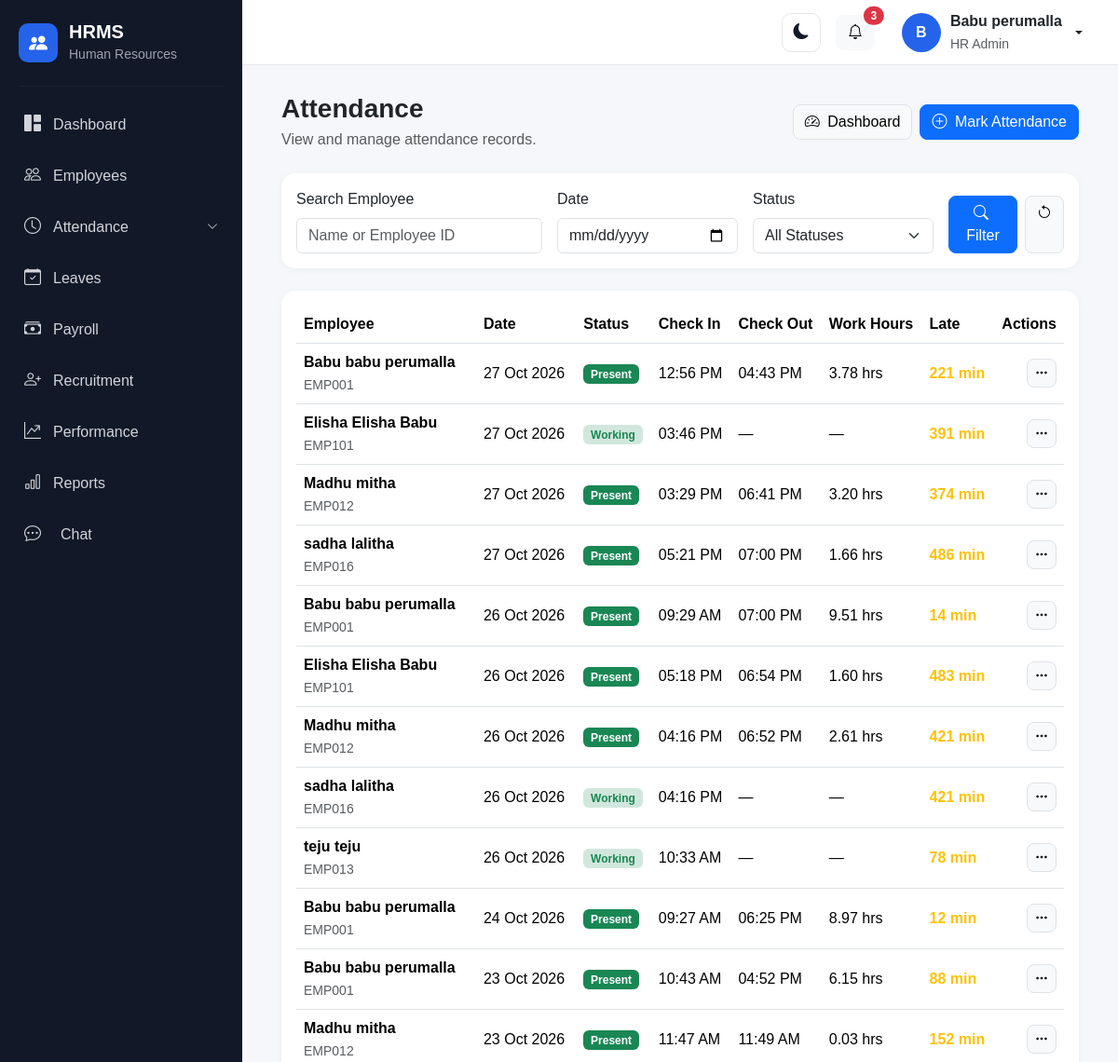
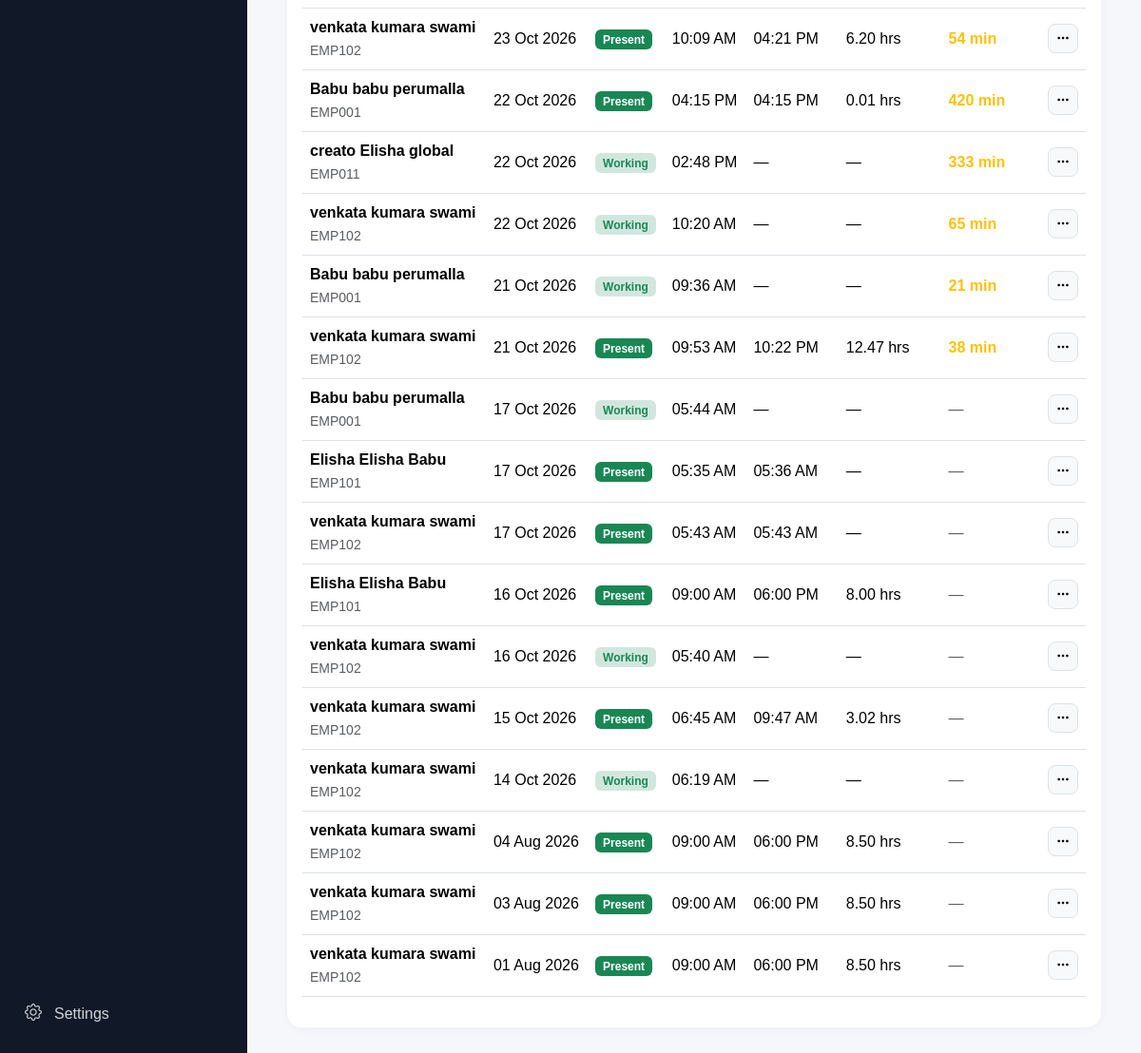
Before: /attendance/list/ (signed in) with the older database file (2 pictures, top to bottom).
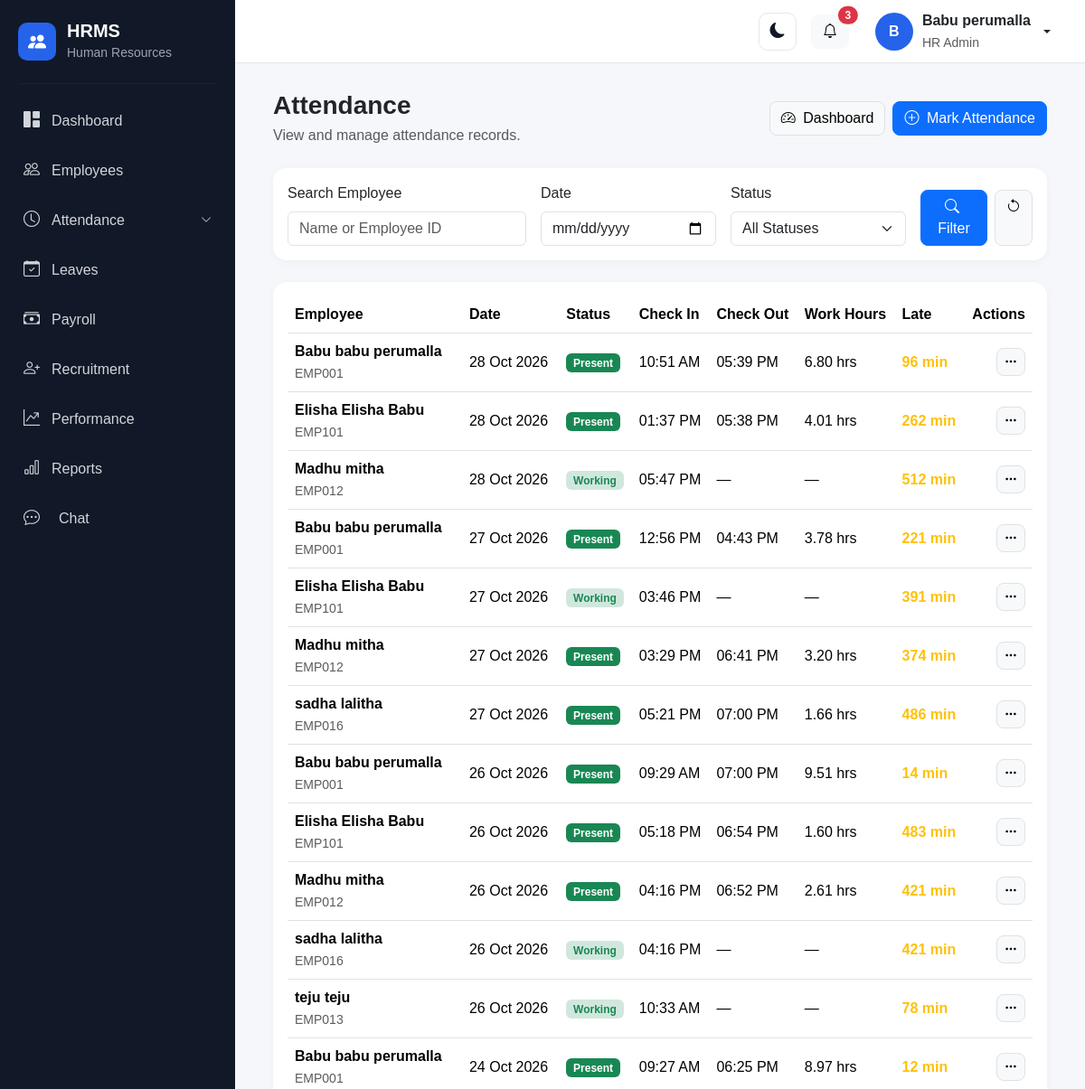
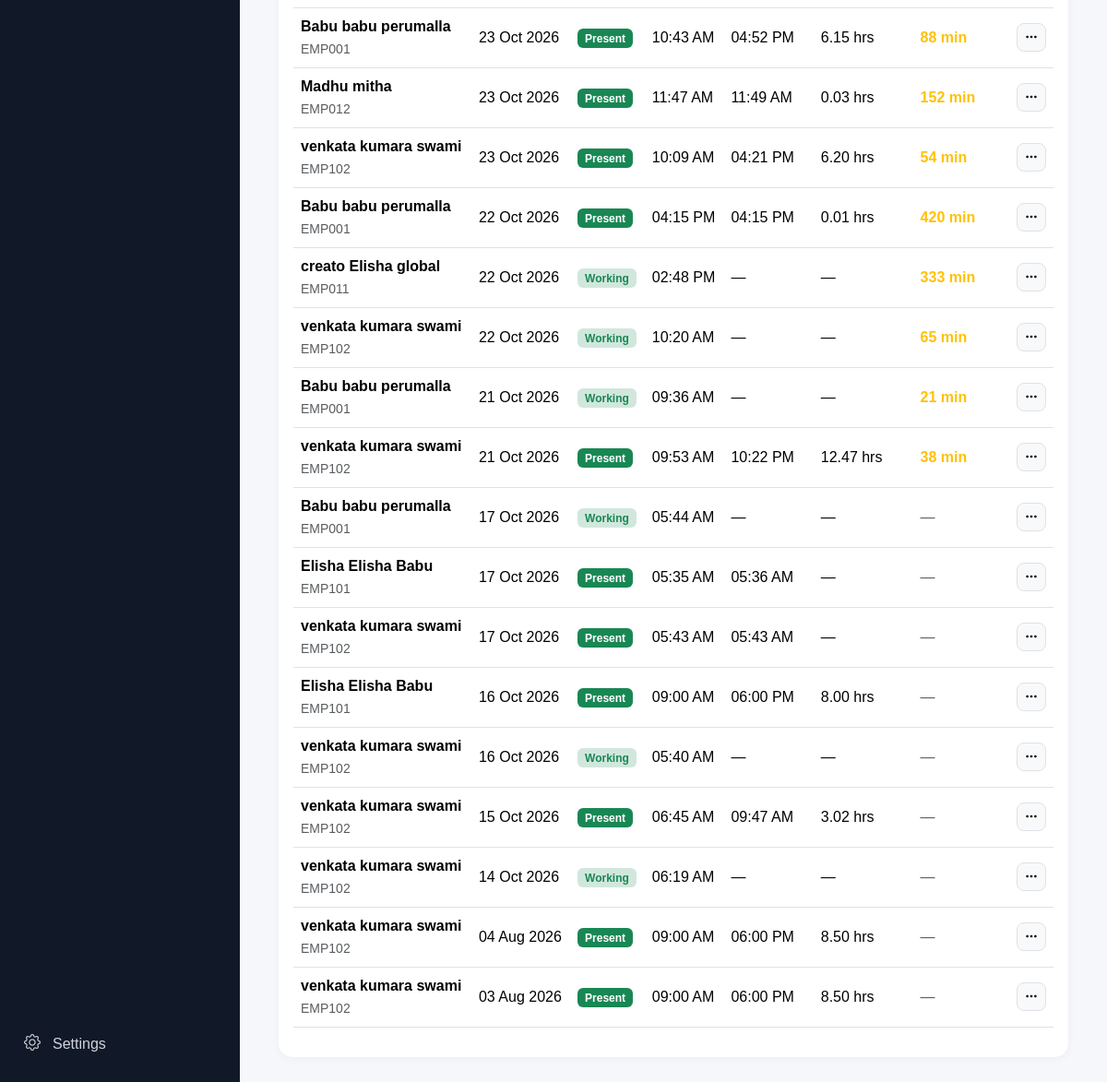
After: the same page with the newer database file (2 pictures, top to bottom).
### attendance/models.py (models this page shows, shortened)
class Attendance(models.Model):
    class Status(models.TextChoices):
        PRESENT = "PRESENT", "Present"
        ABSENT = "ABSENT", "Absent"
        HALF_DAY = "HALF_DAY", "Half Day"
        ON_LEAVE = "ON_LEAVE", "On Leave"
        HOLIDAY = "HOLIDAY", "Holiday"
        WEEK_OFF = "WEEK_OFF", "Week Off"
    DEFAULT_SHIFT_START = time(9, 0)
    DEFAULT_SHIFT_END = time(18, 0)
    DEFAULT_GRACE_MINUTES = 15
    employee = models.ForeignKey(
        "employees.Employee",
        on_delete=models.CASCADE,
        related_name="attendance_records",
    )
    date = models.DateField()
    status = models.CharField(
        max_length=20,
        choices=Status.choices,
        default=Status.PRESENT,
    )
    check_in = models.TimeField(
        null=True,
        blank=True,
    )
    check_out = models.TimeField(
        null=True,
        blank=True,
    )
    class AttendanceMode(models.TextChoices):
        OFFICE = "OFFICE", "Office"
        OUTSIDE = "OUTSIDE", "Outside"
    attendance_mode = models.CharField(
        max_length=10,
        choices=AttendanceMode.choices,
        null=True,
        blank=True,
    )
    check_out_mode = models.CharField(
        max_length=10,
        choices=AttendanceMode.choices,
        null=True,
        blank=True,
    )
    check_in_latitude = models.DecimalField(
        max_digits=10, decimal_places=7, null=True, blank=True
    )
    check_in_longitude = models.DecimalField(
        max_digits=10, decimal_places=7, null=True, blank=True
    )
    check_in_accuracy = models.FloatField(null=True, blank=True)
    check_in_address = models.TextField(blank=True, default="")
    check_out_latitude = models.DecimalField(
        max_digits=10, decimal_places=7, null=True, blank=True
    )
    check_out_longitude = models.DecimalField(
        max_digits=10, decimal_places=7, null=True, blank=True
    )
    check_out_accuracy = models.FloatField(null=True, blank=True)
    check_out_address = models.TextField(blank=True, default="")
    check_in_photo = models.ImageField(
        storage=PrivateAttendanceStorage(),
        upload_to="check-in/",
        null=True,
        blank=True,
    )
    check_out_photo = models.ImageField(
        storage=PrivateAttendanceStorage(),
        upload_to="check-out/",
        null=True,
        blank=True,
    )
    break_duration = models.PositiveIntegerField(
        default=0,
        help_text="Break duration in minutes.",
    )
    work_hours = models.DecimalField(
        max_digits=5,
        decimal_places=2,
        default=Decimal("0.00"),
    )
    overtime_hours = models.DecimalField(
        max_digits=5,
        decimal_places=2,
        default=Decimal("0.00"),
    )
    late_minutes = models.PositiveIntegerField(
        default=0,
    )
    early_leave_minutes = models.PositiveIntegerField(
        default=0,
    )
    remarks = models.TextField(
        blank=True,
        null=True,
    )
    created_at = models.DateTimeField(
        auto_now_add=True,
    )
    updated_at = models.DateTimeField(
        auto_now=True,
    )
    class Meta:
        ordering = [
            "-date",
            "-created_at",
        ]
        constraints = [
            models.UniqueConstraint(
                fields=["employee", "date"],
                name="unique_employee_attendance_date",
            )
        ]

### employees/models.py (models this page shows, shortened)
class Employee(models.Model):
    class Role(models.TextChoices):
        EMPLOYEE = "EMPLOYEE", "Employee"
        MANAGER = "MANAGER", "Manager"
        HR_ADMIN = "HR_ADMIN", "HR Admin"
        SUPER_ADMIN = "SUPER_ADMIN", "Super Admin"
    class Gender(models.TextChoices):
        MALE = "MALE", "Male"
        FEMALE = "FEMALE", "Female"
        OTHER = "OTHER", "Other"
    class EmploymentType(models.TextChoices):
        FULL_TIME = "FULL_TIME", "Full Time"
        PART_TIME = "PART_TIME", "Part Time"
        CONTRACT = "CONTRACT", "Contract"
        INTERN = "INTERN", "Intern"
    class EmploymentStatus(models.TextChoices):
        ACTIVE = "ACTIVE", "Active"
        BENCH = "BENCH", "Bench"
        ON_LEAVE = "ON_LEAVE", "On Leave"
        RESIGNED = "RESIGNED", "Resigned"
        TERMINATED = "TERMINATED", "Terminated"
        RETIRED = "RETIRED", "Retired"
    class WorkArrangement(models.TextChoices):
        ONSITE = "ONSITE", "Onsite"
        REMOTE = "REMOTE", "Remote"
        HYBRID = "HYBRID", "Hybrid"
        CLIENT_SITE = "CLIENT_SITE", "Client Site"
    user = models.OneToOneField(
        settings.AUTH_USER_MODEL,
        on_delete=models.SET_NULL,
        null=True,
        blank=True,
        related_name="employee_profile",
    )
    role = models.CharField(
        max_length=20,
        choices=Role.choices,
        default=Role.EMPLOYEE,
    )
    work_arrangement = models.CharField(
        max_length=20,
        choices=WorkArrangement.choices,
        default=WorkArrangement.ONSITE,
    )
    employee_id = models.CharField(
        max_length=20,
        unique=True,
    )
    first_name = models.CharField(
        max_length=100,
    )
    middle_name = models.CharField(
        max_length=100,
        blank=True,
    )
    last_name = models.CharField(
        max_length=100,
    )
    date_of_birth = models.DateField(
        null=True,
        blank=True,
    )
    gender = models.CharField(
        max_length=20,
        choices=Gender.choices,
        blank=True,
    )
    email = models.EmailField(
        blank=True,
    )
    phone = models.CharField(
        max_length=20,
        blank=True,
    )
    alternate_phone = models.CharField(
        max_length=20,
        blank=True,
    )
    address = models.TextField(
        blank=True,
    )
    city = models.CharField(
        max_length=100,
        blank=True,
    )
    state = models.CharField(
        max_length=100,
        blank=True,
    )
    country = models.CharField(
        max_length=100,
        default="India",
    )
    postal_code = models.CharField(
        max_length=20,
        blank=True,
    )
    company = models.ForeignKey(
        "organization.Company",
        on_delete=models.PROTECT,
        related_name="employees",
        null=True,
        blank=True
    )
    department = models.ForeignKey(
        "organization.Department",
        on_delete=models.PROTECT,
        related_name="employees",
        null=True,
        blank=True,
    )
    designation = models.ForeignKey(
        "organization.Designation",
        on_delete=models.PROTECT,
        related_name="employees",
        null=True,
        blank=True,
    )
    branch = models.ForeignKey(
        "organization.Branch",
        on_delete=models.PROTECT,
        related_name="employees",
        null=True,
        blank=True,
    )
    work_location = models.ForeignKey(
        "organization.WorkLocation",
        on_delete=models.PROTECT,
        related_name="employees",
        null=True,
        blank=True,
    )
    employment_type = models.CharField(
        max_length=20,
        choices=EmploymentType.choices,
        default=EmploymentType.FULL_TIME,
    )
    employment_status = models.CharField(
        max_length=20,
        choices=EmploymentStatus.choices,
        default=EmploymentStatus.ACTIVE,
    )
    joining_date = models.DateField()
    confirmation_date = models.DateField(
        null=True,
        blank=True,
    )
    resignation_date = models.DateField(
        null=True,
        blank=True,
    )
    termination_date = models.DateField(
        null=True,
        blank=True,
    )
    reporting_manager = models.ForeignKey(
        "self",
        on_delete=models.SET_NULL,
        null=True,
        blank=True,
        related_name="team_members",
    )
    profile_photo = models.ImageField(
        upload_to="employees/profile/",
        blank=True,
        null=True,
    )
    created_at = models.DateTimeField(
        auto_now_add=True,
    )
    updated_at = models.DateTimeField(
        auto_now=True,
    )
    class Meta:
        ordering = ["first_name", "last_name"]
    def get_full_name(self):
        return " ".join(
            filter(
                None,
                [
                    self.first_name,
                    self.middle_name,
                    self.last_name,
                ],
            )
        )

### attendance/views.py (the view, shortened to what this page needs)
@login_required
def attendance_list(request):
    employees = get_attendance_employee_scope(
        request.user
    )
    records = (
        Attendance.objects
        .filter(
            employee__in=employees
        )
        .select_related(
            "employee",
            "employee__department",
            "employee__designation",
        )
    )
    selected_date = request.GET.get(
        "date",
        ""
    ).strip()
    selected_status = request.GET.get(
        "status",
        ""
    ).strip()
    search = request.GET.get(
        "search",
        ""
    ).strip()
    if selected_date:
        records = records.filter(
            date=selected_date
        )
    if selected_status:
        records = records.filter(
            status=selected_status
        )
    records = records.order_by(
        "-date",
        "employee__first_name",
        "employee__last_name",
    )
    return render(
        request,
        "attendance/attendance_list.html",
        {
            "records": records,
            "selected_date": selected_date,
            "selected_status": selected_status,
            "search": search,
            "status_choices": Attendance.Status.choices,
            "can_manage_attendance": can_manage_attendance(
                request.user
            ),
            "can_delete_attendance": can_delete_attendance(
                request.user
            ),
        },
    )

### attendance/views.py (called while the page is built, shortened)
def get_user_role(user):
    return getattr(
        user,
        "role",
        None,
    )

def is_super_admin(user):
    return get_user_role(user) == "SUPER_ADMIN"

def is_hr_admin(user):
    return get_user_role(user) == "HR_ADMIN"

def get_current_employee(user):
    try:
        return user.employee_profile
    except Employee.DoesNotExist:
        return None

def get_attendance_employee_scope(user):
    employees = Employee.objects.all()
    if is_super_admin(user):
        return employees
    current_employee = get_current_employee(user)
    if not current_employee:
        return employees.none()
    if is_hr_admin(user):
        return employees.filter(
            company_id=current_employee.company_id
        )

def can_manage_attendance(user):
    return (
        is_super_admin(user)
        or is_hr_admin(user)
        or is_manager(user)
    )

def can_delete_attendance(user):
    return (
        is_super_admin(user)
        or is_hr_admin(user)
    )

### templates/attendance/attendance_list.html (shortened to what the changed rows need)
{% extends "base.html" %}
{% block content %}
<div class="container-fluid">
    <div class="card dashboard-card">
        <div class="card-body">
            <div class="table-responsive">
                <table class="table table-hover align-middle">
                    <thead>
                        <tr>
                            <th>Employee</th>
                            <th>Date</th>
                            <th>Status</th>
                            <th>Check In</th>
                            <th>Check Out</th>
                            <th>Work Hours</th>
                            <th>Late</th>
                            <th class="text-end">Actions</th>
                        </tr>
                    </thead>
                    <tbody>
                        {% for record in records %}
                            <tr>
                                <td>
                                    <div class="fw-semibold">
                                        {{ record.employee.get_full_name }}
                                    </div>
                                    <small class="text-muted">
                                        {{ record.employee.employee_id }}
                                    </small>
                                </td>
                                <td>
                                    {{ record.date|date:"d M Y" }}
                                </td>
                                <td>
                                    {% if record.status == "PRESENT" %}
                                        {% if record.check_in and not record.check_out %}
                                            <span class="badge bg-success-subtle text-success">
                                                Working
                                            </span>
                                        {% else %}
                                            <span class="badge bg-success">
                                                Present
                                            </span>
                                        {% endif %}
                                    {% elif record.status == "ABSENT" %}
                                        <span class="badge bg-danger">
                                            Absent
                                        </span>
                                    {% elif record.status == "HALF_DAY" %}
                                        <span class="badge bg-warning text-dark">
                                            Half Day
                                        </span>
                                    {% elif record.status == "ON_LEAVE" %}
                                        <span class="badge bg-info">
                                            On Leave
                                        </span>
                                    {% elif record.status == "HOLIDAY" %}
                                        <span class="badge bg-primary">
                                            Holiday
                                        </span>
                                    {% elif record.status == "WEEK_OFF" %}
                                        <span class="badge bg-secondary">
                                            Week Off
                                        </span>
                                    {% endif %}
                                </td>
                                <td>
                                    {% if record.check_in %}
                                        {{ record.check_in|time:"h:i A" }}
                                    {% else %}
                                        —
                                    {% endif %}
                                </td>
                                <td>
                                    {% if record.check_out %}
                                        {{ record.check_out|time:"h:i A" }}
                                    {% else %}
                                        —
                                    {% endif %}
                                </td>
                                <td>
                                    {% if record.work_hours %}
                                        {{ record.work_hours }} hrs
                                    {% else %}
                                        —
                                    {% endif %}
                                </td>
                                <td>
                                    {% if record.late_minutes %}
                                        <span class="text-warning fw-semibold">
                                            {{ record.late_minutes }} min
                                        </span>
                                    {% else %}
                                        <span class="text-muted">
                                            —
                                        </span>
                                    {% endif %}
                                </td>
                                <td class="text-end">
                                    <div class="dropdown">
                                        <button
                                            class="btn btn-sm btn-light border"
                                            type="button"
                                            data-bs-toggle="dropdown"
                                        >
                                            <i class="bi bi-three-dots"></i>
                                        </button>
                                    </div>
                                </td>
                            </tr>
                        {% endfor %}
                    </tbody>
                </table>
            </div>
        </div>
    </div>
</div>
{% endblock %}

Changed rows visible on the page:
removed Attendance: employee.get_full_name "venkata kumara swami", employee.employee_id "EMP102", date "01 Aug 2026", status "Present", check_in "09:00 AM", check_out "06:00 PM", work_hours "8.50"
added Attendance: employee.get_full_name "Babu babu perumalla", employee.employee_id "EMP001", date "28 Oct 2026", status "Present", check_in "10:51 AM", check_out "05:39 PM", work_hours "6.80", late_minutes "96"
added Attendance: employee.get_full_name "Elisha Elisha Babu", employee.employee_id "EMP101", date "28 Oct 2026", status "Present", check_in "01:37 PM", check_out "05:38 PM", work_hours "4.01", late_minutes "262"
added Attendance: employee.get_full_name "Madhu mitha", employee.employee_id "EMP012", date "28 Oct 2026", status "Working", check_in "05:47 PM", late_minutes "512"
